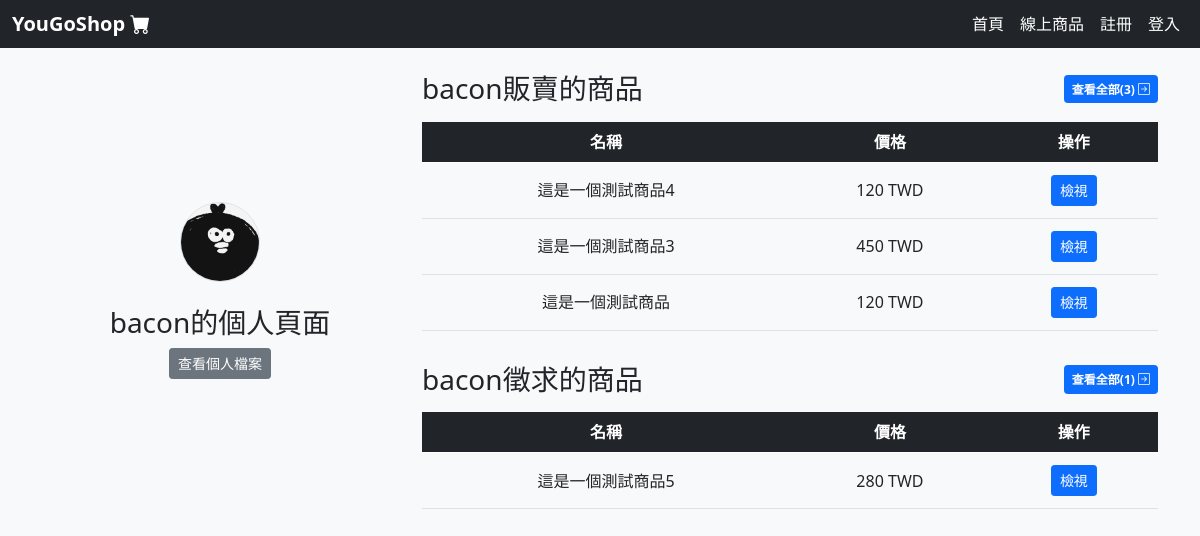
The page /user/bacon on the database its author committed.
### main_project/models.py (models this page shows)
class User(db.Model, UserMixin):
    id = db.Column(db.Integer, primary_key=True)
    name = db.Column(db.String(20), unique=True, nullable=False)
    password = db.Column(db.String(80), nullable=False)
    gender = db.Column(db.Integer)
    intro = db.Column(db.String(100), nullable=False, default='歡迎來到我的個人檔案')
    image = db.Column(db.String(25), nullable=False, default='default.png')
    school_id = db.Column(db.Integer, db.ForeignKey('university.id'), default=None)
    favor1_id = db.Column(db.Integer, db.ForeignKey('first_category.id'), default=None)
    favor2_id = db.Column(db.Integer, db.ForeignKey('second_category.id'), default=None)
    sell_item = db.relationship('SellItem', backref='uploader', lazy=True)
    want_item = db.relationship('WantItem', backref='uploader', lazy=True)
    sell_track = db.relationship('SellTrack', backref='tracker', lazy=True)
    want_track = db.relationship('WantTrack', backref='tracker', lazy=True)
    sell_record = db.relationship('SellRecord', backref='seller', lazy=True)
    want_record = db.relationship('WantRecord', backref='buyer', lazy=True)

class SellItem(db.Model):
    id = db.Column(db.Integer, primary_key=True)
    name = db.Column(db.String(30), nullable=False)
    intro = db.Column(db.String(500), nullable=False)
    price = db.Column(db.Integer, nullable=False)
    status_id = db.Column(db.Integer, db.ForeignKey('item_status.id'), nullable=False)
    image1 = db.Column(db.String(25), nullable=False)
    image2 = db.Column(db.String(25))
    image3 = db.Column(db.String(25))
    condition = db.Column(db.Integer, nullable=False, default=0)
    date_posted = db.Column(db.DateTime, nullable=False, default=datetime.utcnow)
    location_id = db.Column(db.Integer, db.ForeignKey('university.id'), nullable=False)
    category1_id = db.Column(db.Integer, db.ForeignKey('first_category.id'), nullable=False)
    category2_id = db.Column(db.Integer, db.ForeignKey('second_category.id'), nullable=False)
    uploader_id = db.Column(db.Integer, db.ForeignKey('user.id'), nullable=False)
    sell_track = db.relationship('SellTrack', backref='item', lazy=True)
    sell_record = db.relationship('SellRecord', backref='item', lazy=True)

class WantItem(db.Model):
    id = db.Column(db.Integer, primary_key=True)
    name = db.Column(db.String(30), nullable=False)
    intro = db.Column(db.String(500), nullable=False)
    price = db.Column(db.Integer, nullable=False)
    status_id = db.Column(db.Integer, db.ForeignKey('item_status.id'), nullable=False)
    image1 = db.Column(db.String(25), nullable=False)
    image2 = db.Column(db.String(25))
    image3 = db.Column(db.String(25))
    condition = db.Column(db.Integer, nullable=False, default=0)
    date_posted = db.Column(db.DateTime, nullable=False, default=datetime.utcnow)
    location_id = db.Column(db.Integer, db.ForeignKey('university.id'), nullable=False)
    category1_id = db.Column(db.Integer, db.ForeignKey('first_category.id'), nullable=False)
    category2_id = db.Column(db.Integer, db.ForeignKey('second_category.id'), nullable=False)
    uploader_id = db.Column(db.Integer, db.ForeignKey('user.id'), nullable=False)
    want_track = db.relationship('WantTrack', backref='item', lazy=True)
    want_record = db.relationship('WantRecord', backref='item', lazy=True)

### app.py (the view)
@app.route('/user/<string:user_name>')
def user_overview(user_name):
    user = User.query.filter_by(name = user_name).first()
    if user is None:
        abort(404)
    sells = SellItem.query.filter_by(uploader_id=user.id).order_by(SellItem.id.desc()).paginate(per_page=3, page=1)
    wants = WantItem.query.filter_by(uploader_id=user.id).order_by(WantItem.id.desc()).paginate(per_page=3, page=1)
    return render_template('user.html', title=f"{user.name}的頁面", user=user, sells=sells, wants=wants)

### main_project/templates/user.html (shortened to what this page needs)
{% extends 'layout.html' %}
{% block body %}
    <main role="main" class="container">
        <div class="row mt-2 align-items-center">
            <div class="col-md-4 ">
                <div class="content-section text-center">
                    <img class="rounded-circle border user mb-2" src="{{ url_for('static', filename='users/'+ user.image) }}">
                    <h3 class="mt-3">{{ user.name }}的個人頁面</h3>
                    <a href="{{ url_for('user_info', user_name=user.name) }}" class="btn btn-secondary btn-sm">查看個人檔案</a>
                </div>
            </div>
            <div class="col-md-8">
                <div class="d-flex justify-content-between align-items-center">
                    <h3 class="my-3">{{user.name}}販賣的商品</h3>
                    <a href="{{ url_for('user_sells', user_name=user.name) }}"><span class="badge bg-primary p-2 text-white">查看全部({{ sells.total }}) <i class="bi bi-arrow-right-square"></i></span></a>
                </div>
                {% if sells: %}
                <table class="table table-hover text-center align-middle">
                    <thead class="table-dark fw-bold">
                        <tr>
                            <th scope="col">名稱</th>
                            <th scope="col">價格</th>
                            <th scope="col">操作</th>
                        </tr>
                    </thead>
                    <tbody>
                        {% for sell in sells.items: %}
                        <tr>
                            <td>{{ sell.name }}</td>
                            <td>{{ sell.price }} TWD</td>
                            <td>
                                <a href="{{ url_for('sell_detail', sell_id=sell.id) }}" class="btn btn-sm btn-primary m-1">檢視</a>
                            </td>
                        </tr>
                        {% endfor %}
                    </tbody>
                </table>
                {% else %}
                    <p class="lead text-muted ms-2">目前沒有上架販售的商品</p>
                {% endif %}
                <div class="d-flex justify-content-between align-items-center">
                    <h3 class="my-3">{{user.name}}徵求的商品</h3>
                    <a href="{{ url_for('user_wants', user_name=user.name) }}"><span class="badge bg-primary p-2 text-white">查看全部({{ wants.total }}) <i class="bi bi-arrow-right-square"></i></span></a>
                </div>
                {% if wants: %}
                <table class="table table-hover text-center align-middle">
                    <thead class="table-dark fw-bold">
                        <tr>
                            <th scope="col">名稱</th>
                            <th scope="col">價格</th>
                            <th scope="col">操作</th>
                        </tr>
                    </thead>
                    <tbody>
                        {% for want in wants.items: %}
                        <tr>
                            <td>{{ want.name }}</td>
                            <td>{{ want.price }} TWD</td>
                            <td>
                                <a href="{{ url_for('want_detail', want_id=want.id) }}" class="btn btn-sm btn-primary m-1">檢視</a>
                            </td>
                        </tr>
                        {% endfor %}
                    </tbody>
                </table>
                {% else %}
                    <p class="lead text-muted ms-2">目前沒有上架徵求的商品</p>
                {% endif %}
            </div>
        </div>
    </main>
{% endblock %}

### main_project/static/css/style.css (style rules this page uses)
img { width:100%; height: 280px; object-fit: contain; }
img.user { width: 80px; height: 80px; }

### rows shown on the page
User: image (picture), name "bacon"
SellItem: name "這是一個測試商品4", price "120"
SellItem: name "這是一個測試商品3", price "450"
SellItem: name "這是一個測試商品", price "120"
WantItem: name "這是一個測試商品5", price "280"

### other values the page prints
{{ sells.total }} "3"
{{ wants.total }} "1"
